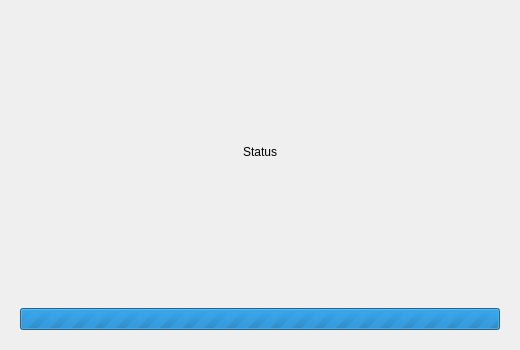
<?xml version="1.0" encoding="UTF-8"?>
<ui version="4.0">
 <class>SaveSettingsWizardPage</class>
 <widget class="QWidget" name="SaveSettingsWizardPage">
  <property name="geometry">
   <rect>
    <x>0</x>
    <y>0</y>
    <width>520</width>
    <height>350</height>
   </rect>
  </property>
  <layout class="QVBoxLayout" name="verticalLayout">
   <item>
    <widget class="QLabel" name="lbStatus">
     <property name="text">
      <string notr="true">Status</string>
     </property>
     <property name="alignment">
      <set>Qt::AlignCenter</set>
     </property>
    </widget>
   </item>
   <item>
    <widget class="QStackedWidget" name="swPages">
     <property name="sizePolicy">
      <sizepolicy hsizetype="Preferred" vsizetype="Maximum">
       <horstretch>0</horstretch>
       <verstretch>0</verstretch>
      </sizepolicy>
     </property>
     <property name="currentIndex">
      <number>0</number>
     </property>
     <widget class="QWidget" name="wProgressPage">
      <layout class="QHBoxLayout" name="horizontalLayout">
       <item>
        <widget class="QProgressBar" name="pbProgress">
         <property name="minimum">
          <number>0</number>
         </property>
         <property name="maximum">
          <number>0</number>
         </property>
         <property name="value">
          <number>0</number>
         </property>
         <property name="alignment">
          <set>Qt::AlignCenter</set>
         </property>
         <property name="invertedAppearance">
          <bool>false</bool>
         </property>
         <property name="format">
          <string notr="true">%p%</string>
         </property>
        </widget>
       </item>
      </layout>
     </widget>
     <widget class="QWidget" name="wRepeatPage">
      <layout class="QHBoxLayout" name="horizontalLayout_2">
       <item>
        <spacer name="horizontalSpacer_2">
         <property name="orientation">
          <enum>Qt::Horizontal</enum>
         </property>
         <property name="sizeHint" stdset="0">
          <size>
           <width>40</width>
           <height>20</height>
          </size>
         </property>
        </spacer>
       </item>
       <item>
        <widget class="QPushButton" name="btnRepeat">
         <property name="text">
          <string>#repeat</string>
         </property>
        </widget>
       </item>
       <item>
        <spacer name="horizontalSpacer">
         <property name="orientation">
          <enum>Qt::Horizontal</enum>
         </property>
         <property name="sizeHint" stdset="0">
          <size>
           <width>40</width>
           <height>20</height>
          </size>
         </property>
        </spacer>
       </item>
      </layout>
     </widget>
     <widget class="QWidget" name="wFinishPage">
      <layout class="QHBoxLayout" name="horizontalLayout_3">
       <item>
        <spacer name="horizontalSpacer_3">
         <property name="orientation">
          <enum>Qt::Horizontal</enum>
         </property>
         <property name="sizeHint" stdset="0">
          <size>
           <width>196</width>
           <height>20</height>
          </size>
         </property>
        </spacer>
       </item>
       <item>
        <widget class="QPushButton" name="btnFinish">
         <property name="text">
          <string>#finish</string>
         </property>
        </widget>
       </item>
       <item>
        <spacer name="horizontalSpacer_4">
         <property name="orientation">
          <enum>Qt::Horizontal</enum>
         </property>
         <property name="sizeHint" stdset="0">
          <size>
           <width>195</width>
           <height>20</height>
          </size>
         </property>
        </spacer>
       </item>
      </layout>
     </widget>
    </widget>
   </item>
  </layout>
 </widget>
 <resources/>
 <connections/>
</ui>
